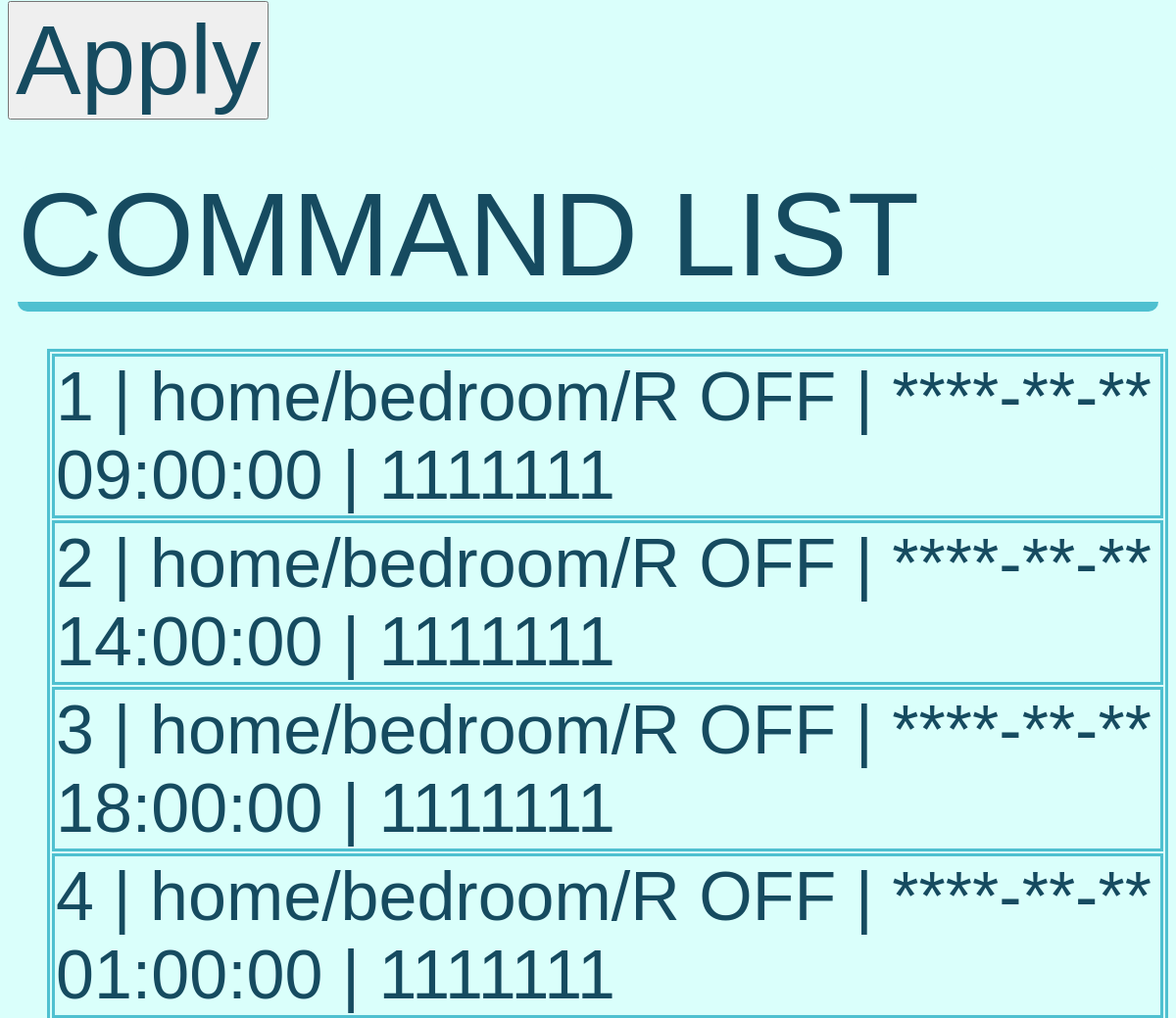
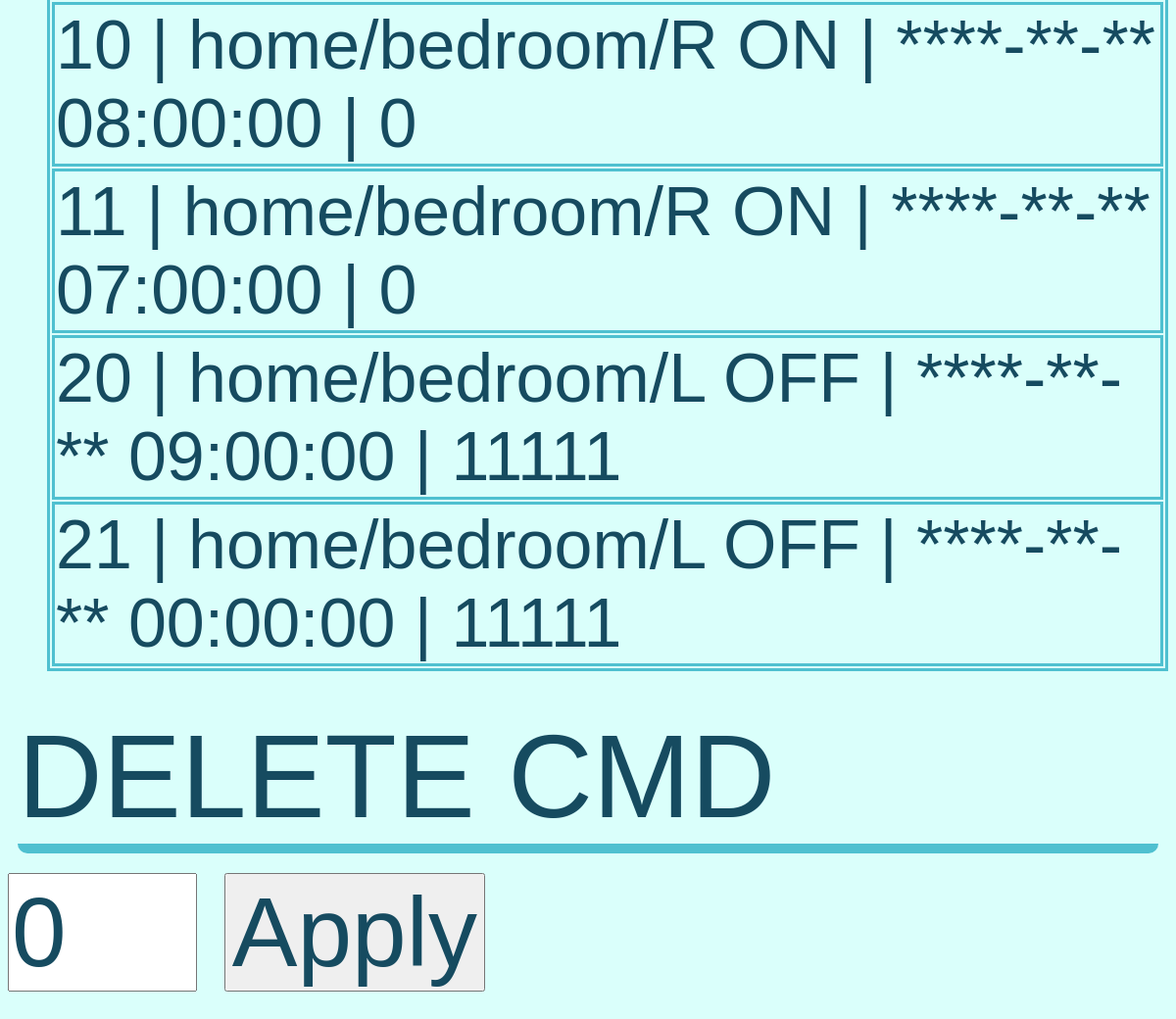
Page /frontend/src/programed_commands_UI.php (lower part) on the earlier database version (2 pictures, top to bottom).
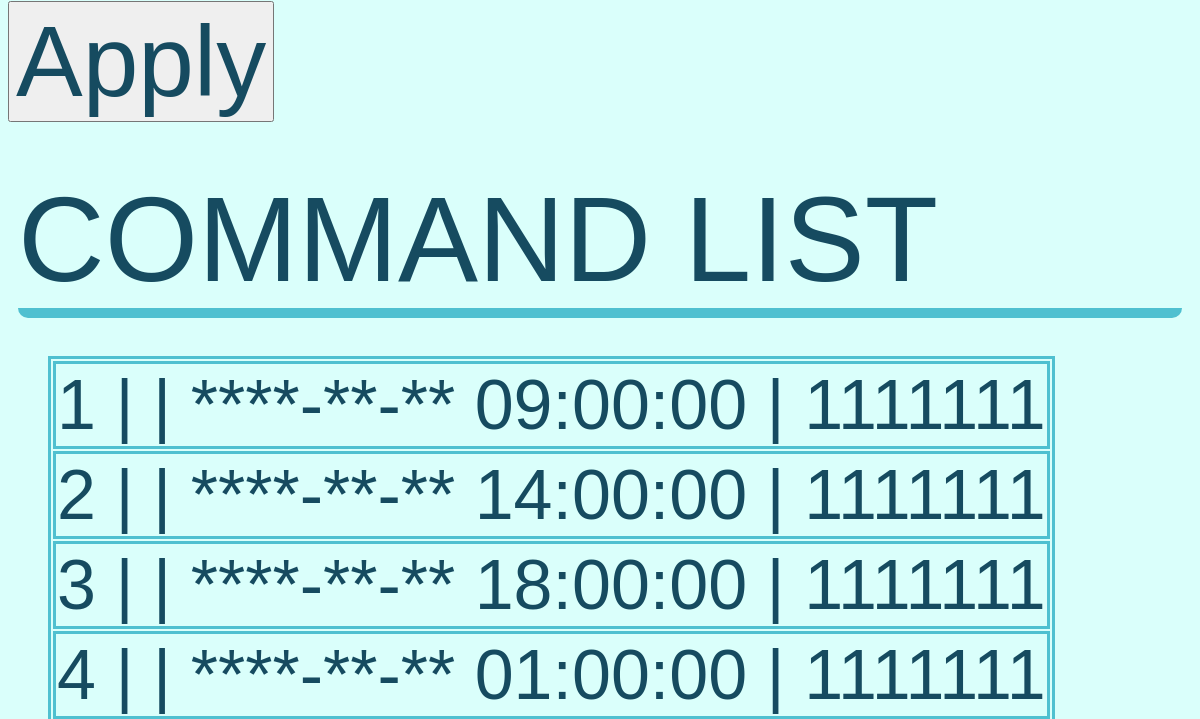
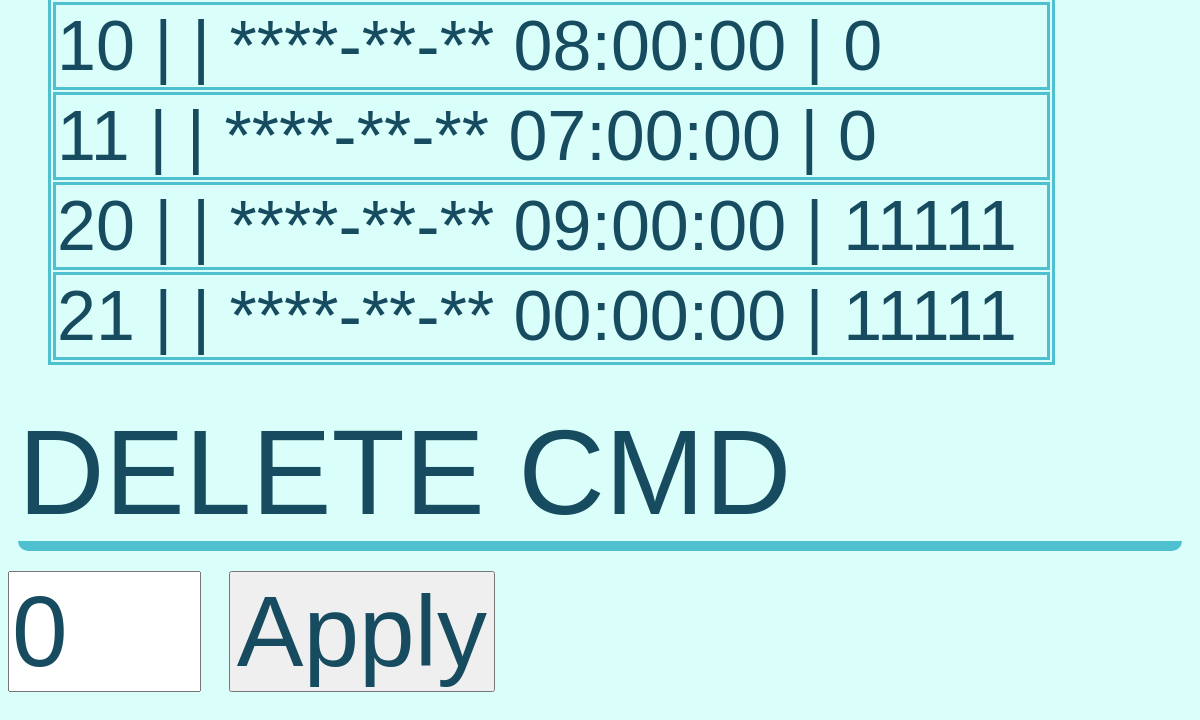
Same page on the later database version (2 pictures, top to bottom).
### tables this page shows
CREATE TABLE `programed_commands` (
  `ID` int(11) NOT NULL,
  `COMMAND` varchar(256) NOT NULL,
  `DATETIME` varchar(20) NOT NULL,
  `WEEKDAY` int(11) NOT NULL
);

### frontend/src/programed_commands_UI.php (the view, shortened to what this page needs)
<head>
<link rel="stylesheet" href="css/UI_styles_1.css">
</head>
<body>
    <?php
        $external_ip = getenv("EXTERNAL_IP")?:"localhost";
    ?>/index.php" method="get">
    <div><div class='section'>INSERT CMD</div>
    <?php
    echo "<form class='filter' action='http://".$external_ip."insert_command.php' method='get'>"
    ?>
    <button class='filter' type="submit">Apply</button></form><br>
    <div class='section'>COMMAND LIST</div><br><table>
    <?php
    $servername = getenv("DB_HOSTNAME")?:"mysql";
    $username = getenv("DB_USER")?:"root";
    $password = getenv("DB_PASSWORD")?:"root";
    $database = getenv("DB_NAME")?:"DomoServer";
    $conn = new mysqli($servername, $username, $password, $database);
    $sql = "SELECT * FROM `programed_commands` where ID < 100 ORDER BY `ID` ASC";
    $result = $conn->query($sql);
    if ($result->num_rows > 0) {
        while($row = $result->fetch_assoc())
	    {
		$offset = strlen("python /var/www/html/Domo/backend/mqtt_send_to_topic_and_ddbb.py");
		$command = substr($row["COMMAND"], $offset);
		echo "<tr><td class='logs'> " . $row["ID"] ." |" . $command
			." | ".$row["DATETIME"]." | ". decbin($row["WEEKDAY"]) ."</td></tr>";
            }
    } else {
        echo "0 results";
    }
    ?>
    </table></div><br>
    <div><div class='section'>DELETE CMD</div>
    <?php
    echo "<form class='filter' action='http://".$external_ip."/php/delete_command.php' method='get'>"
    ?>
    <input class='filter' type="text" name="ID" value="0" maxlength="3" size="1">
    <button class='filter' type="submit">Apply</button></form><br>
</body>

### frontend/src/css/UI_styles_1.css (style rules this page uses)
.section { font-size: 120px; border-bottom: 10px solid; border-radius: 10px; color: var(--text); border-color: var(--base); background-color: var(--background); margin: 10px 10px 10px 10px; }
.filter { font-size: 100px; margin-left: 120px; color: var(--text); margin: 10px 0px 10px 0px; }
table, th, td { border: 3px solid; border-color: var(--base); }
table { font-size: 70px; margin-left: 120px; color: var(--text); background-color: var(--background); margin: 10px 0px 10px 40px; }
form { font-size: 100px; margin: 10px 0px 10px 0px; color: var(--text); }
body { font-family: sans-serif; background-color: var(--background); }

### frontend/src/programed_commands_UI.php (style rules this page uses)
table, th, td { border: 3px solid; border-color: var(--base); }

Differences in the rows shown:
changed programed_commands id 1: COMMAND "home/bedroom/R OFF" → (not shown)
changed programed_commands id 2: COMMAND "home/bedroom/R OFF" → (not shown)
changed programed_commands id 3: COMMAND "home/bedroom/R OFF" → (not shown)
changed programed_commands id 4: COMMAND "home/bedroom/R OFF" → (not shown)
changed programed_commands id 10: COMMAND "home/bedroom/R ON" → (not shown)
changed programed_commands id 11: COMMAND "home/bedroom/R ON" → (not shown)
changed programed_commands id 20: COMMAND "home/bedroom/L OFF" → (not shown)
changed programed_commands id 21: COMMAND "home/bedroom/L OFF" → (not shown)
